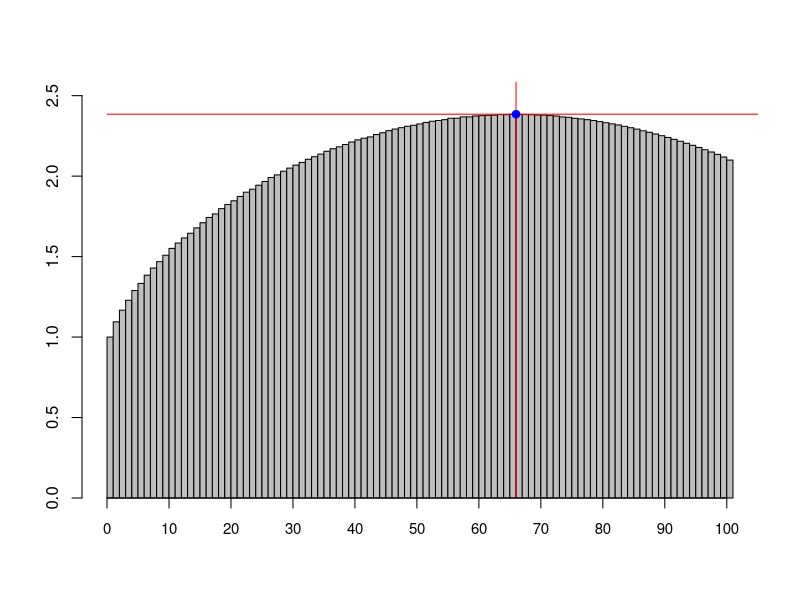

Recreate this plot in R.
#Parameters:
P=3.1
#stats allocatable
ntries=5
#number of retries able/willing to make to get better damage output
nsim=10000
#number of simulations to calculate expectation, higher=more accuracy and more lag

split=rep(c(0.28,0.13,rep(0.24/32,32),rep(0.35/32,32))/2,2) #Camellya
#We manually define the scaling/weightings of each hit, the sum of this vector
#must equal one, which can be done by dividing the vector by it's sum
#Our example here, has 2 big hits, represented by 0.28 and 0.13, and 2 sets
#of many small hits, all repeated twice to represent 2 rotations.

nhits=length(split)
#Automatically adjusts nhits to match the number of hits in 'split'
SIM=numeric(nsim)
TRIES=numeric(ntries)
MEAN=numeric(101)
#initialise each vector used, so results from previous runs don't affect new results
#and avoid '(vector) not found' when trying to add values to a vector that doesn't
#yet exist

for (x in 0:100) {
  CR=0.01*x
  CD=P-2*CR
  #equations to represent trade-off between the two stats
  
  for (n in 1:nsim){
    for (a in 1:ntries) {
      TRIES[a]=sum((rbinom(nhits,1,CR)*CD+1)*split)
      #In this small line of code, we simulate [nhit] bernoulli distributions,
      #to decide the result of each strike (normal or critical) in split
      #scale it to make the result (1,1+CD) instead of (0,1), and we apply
      #element-wise multiplication with split, to get a resulting vector
      #which represents the effective damage of each hit in a single try in a simulation
      #and we sum it all to get the total effective damage in a single try
      #and we store the result in a vector, TRIES, this is repeated [ntries] times
    }
    SIM[n]=max(TRIES)
    #We take the maximum result of the tries
  }
  
  
  MEAN[x+1]=mean(SIM)
  
}
cat('Optimal CR:', which.max(MEAN)-1, '%\n')
cat('Corresponding CD:', 100*P - 2*(which.max(MEAN)-1), '%\n')
cat('Maximum effective damage multiplier:', max(MEAN), '\n')
#outputs

barplot(MEAN,ylim=c(0,max(MEAN)+0.2),space=0)
lines(seq(0,200,length.out=100),rep(max(MEAN),100),col="red")
lines(rep(which.max(MEAN),100),seq(0,4,length.out=100),col="red")
points(which.max(MEAN),max(MEAN),col='blue',pch=19)
axis(1,at=seq(0,100,10),cex.axis=0.9)
#for visualisation
